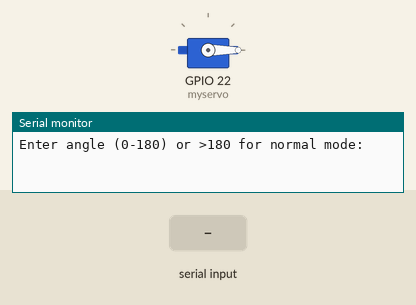
Bench run of a sketch on a simulated ESP32. Parts: servo, the last lines printed to the serial monitor. The inputs (shaded band) are chosen by the test bench.

Above: at 1.2 s.
1.3 s: "90,45\n" received over Serial
At 2.0 s:
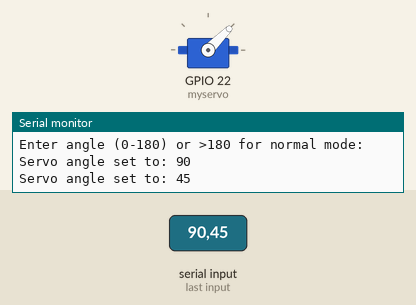
3.8 s: "30,150\n" received over Serial
At 4.6 s:
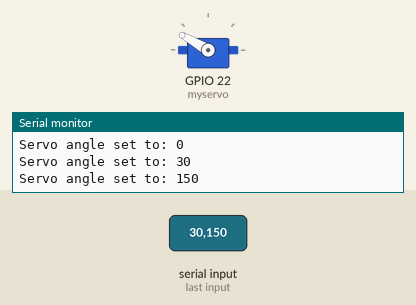
6.3 s: "200\n" received over Serial
At 8.7 s:
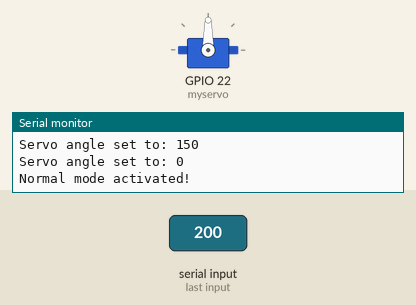
8.8 s: "90\n" received over Serial
Timing chart, 0 to 12.8 s (numbered marks = the images above; inputs shaded):
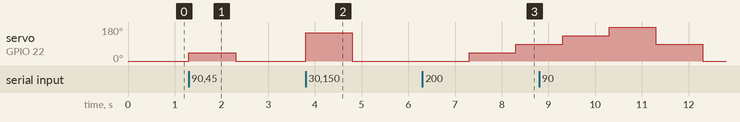

The sketch:

Control_motor.ino
```cpp
#include <ESP32Servo.h>

Servo myservo;
int user_input = 0;
bool normalMode = false; // ตัวแปรสถานะโหมด

void setup() {
  Serial.begin(9600);
  myservo.attach(22); // กำหนดขา 22
  myservo.write(0);   // เริ่มที่ 0°
  Serial.println("Enter angle (0-180) or >180 for normal mode:");
}

void loop() {
  // ถ้ามี input เข้ามาทาง Serial
  if (Serial.available() > 0) {
    int select_mode = Serial.parseInt();
    user_input = select_mode;

    if (user_input >= 0 && user_input <= 180) {
      normalMode = false;  // ออกจากโหมด normal
      myservo.write(user_input);
      Serial.print("Servo angle set to: ");
      Serial.println(user_input);
    }
    else if (user_input > 180) {
      Serial.println("Normal mode activated!");
      normalMode = true;   // เข้าสู่โหมด normal

    }
    else {
      normalMode = false;
      Serial.println("Invalid input, servo stopped at 0");
      myservo.write(0);
    }
  }

  // ถ้าอยู่ใน normal mode → วน servo อัตโนมัติ
  if (normalMode) {
    normal();
  }
}


void normal(){
  myservo.write(0);
  delay(1000);


  myservo.write(45);
  delay(1000);

  myservo.write(90);
  delay(1000);

  myservo.write(135);
  delay(1000);

  myservo.write(180);
  delay(1000);
}
```

Measured:
- after the input at 1.3 s, servo on GPIO 22 (myservo): 0° → 45° at once, → 0° 1.0 s later
- after the input at 3.8 s, servo on GPIO 22 (myservo): 0° → 150° at once, → 0° 1.0 s later
- after the input at 6.3 s, servo on GPIO 22 (myservo): 0° → 45° after 1.0 s, → 90° 1.0 s later
